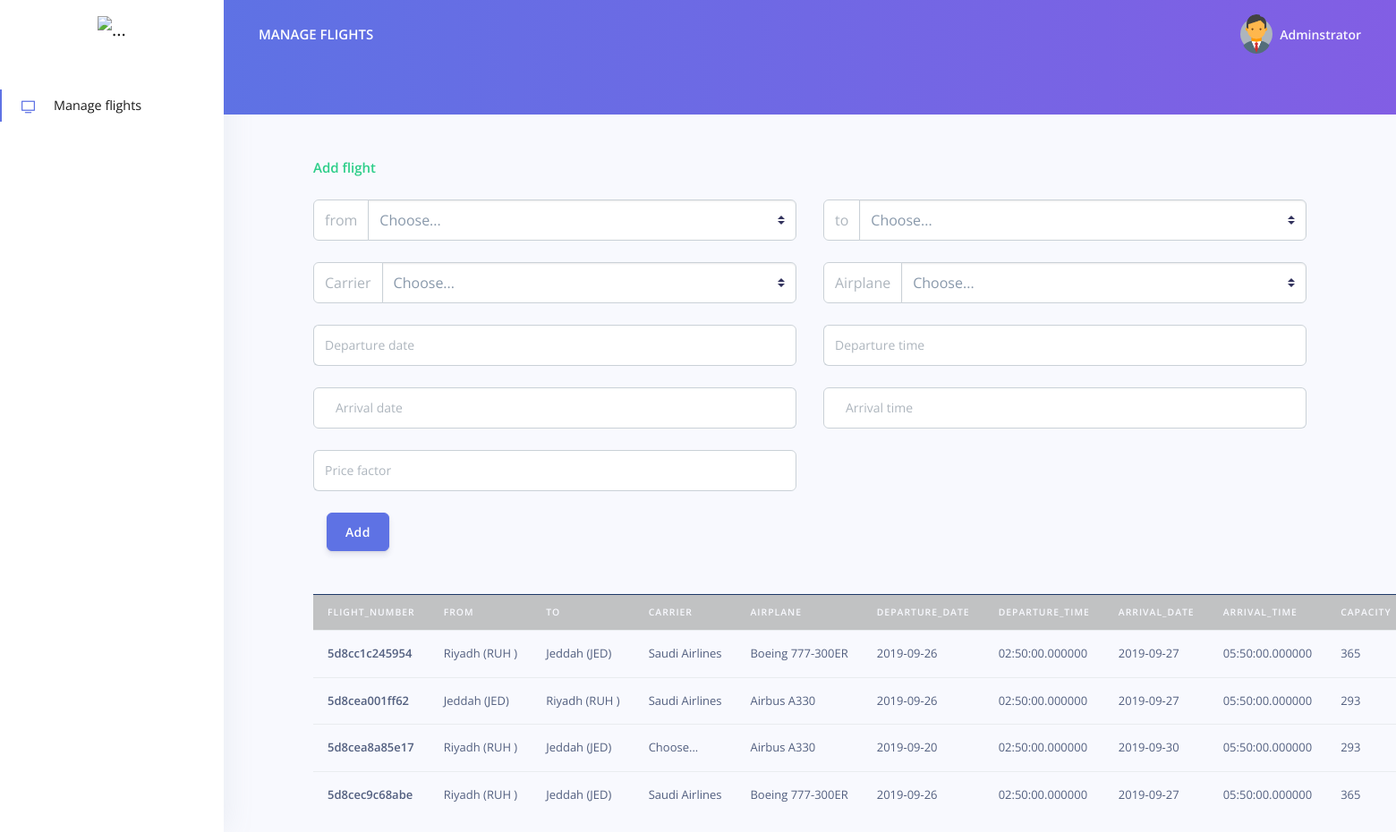
/dashboard.php, run on an earlier commit of the app's database.
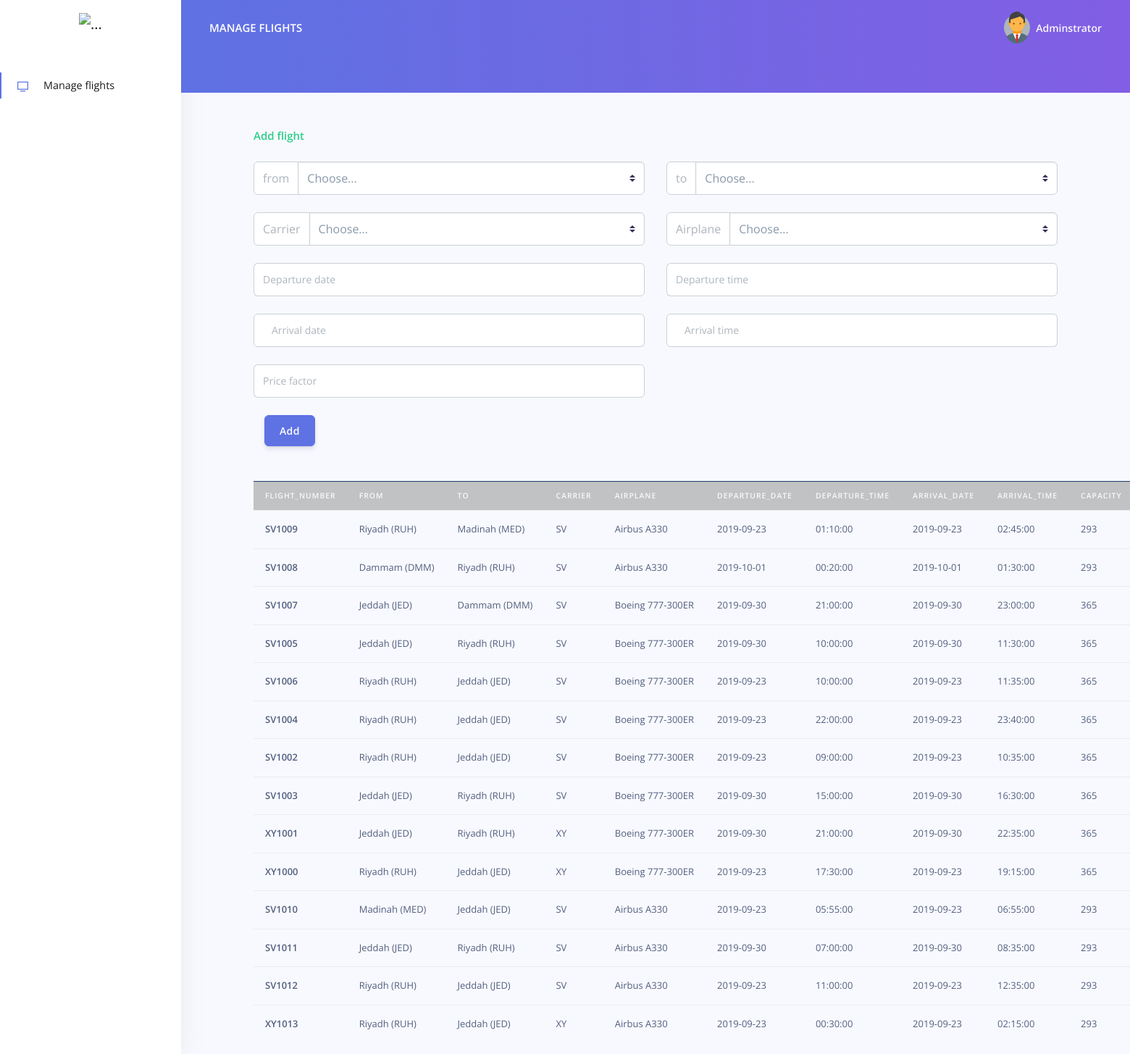
And on a later commit of the database.
### tables this page shows
CREATE TABLE IF NOT EXISTS `flights` (
  `flight_number` varchar(50) NOT NULL,
  `from` varchar(50) NOT NULL,
  `to` varchar(50) NOT NULL,
  `carrier` varchar(50) NOT NULL,
  `airplane` varchar(50) NOT NULL,
  `departure_date` date NOT NULL,
  `departure_time` time NOT NULL,
  `arrival_date` date NOT NULL,
  `arrival_time` time NOT NULL,
  `capacity` int(10) NOT NULL,
  `reserved` int(3) NOT NULL DEFAULT '0',
  `price_factor` double NOT NULL,
  PRIMARY KEY (`flight_number`)
);

### dashboard.php (the view, shortened to what this page needs)
<?php
include_once './connectToDB.php';
$sql_display = " SELECT * FROM `flights` ";
$result_display = mysqli_query($con,$sql_display);
?>
<!DOCTYPE html>
<html lang="en">
<head>
  <link href="./assets/js/plugins/nucleo/css/nucleo.css" rel="stylesheet" />
  <link href="./assets/js/plugins/@fortawesome/fontawesome-free/css/all.min.css" rel="stylesheet" />
  <link href="./assets/css/argon-dashboard.css?v=1.1.0" rel="stylesheet" />
</head>
<body class="">
  <nav class="navbar navbar-vertical fixed-left navbar-expand-md navbar-light bg-white" id="sidenav-main">
    <div class="container-fluid">
      <a class="navbar-brand pt-0" href="./dashboard">
        <img src="./assets/img/brand/blue.png" class="navbar-brand-img" alt="...">
      </a>
      <div class="collapse navbar-collapse" id="sidenav-collapse-main">
        <ul class="navbar-nav">
          <li class="nav-item  class=" active" ">
          <a class=" nav-link active " href=" ./dashboard"> <i class="ni ni-tv-2 text-primary"></i>Manage flights</a>
          </li>
        </ul>
      </div>
    </div>
  </nav>
  <div class="main-content">
    <nav class="navbar navbar-top navbar-expand-md navbar-dark" id="navbar-main">
      <div class="container-fluid">
        <a class="h4 mb-0 text-white text-uppercase d-none d-lg-inline-block" href="./dashboard">Manage flights</a>
        <ul class="navbar-nav align-items-center d-none d-md-flex">
          <li class="nav-item dropdown">
            <a class="nav-link pr-0" href="#" role="button" data-toggle="dropdown" aria-haspopup="true" aria-expanded="false">
              <div class="media align-items-center">
                <span class="avatar avatar-sm rounded-circle">
                  <img alt="Image placeholder" src="./assets/img/theme/admin.jpg">
                </span>
                <div class="media-body ml-2 d-none d-lg-block">
                  <span class="mb-0 text-sm  font-weight-bold">Adminstrator</span>
                </div>
              </div>
            </a>
          </li>
        </ul>
      </div>
    </nav>
    <div class="header bg-gradient-primary pt-5 pt-md-8">
    </div>
    <section class="section pb-0 section-components mt-5">
      <div class="container mb-5">
        <h3 class="h4 text-success font-weight-bold mb-4">Add flight</h3>
        <form class="" action="addFlight.php" method="post">
          <div class="row">
            <div class="col-lg-6 col-sm-6">
              <div class="form-group">
                <div class="input-group mb-3">
                  <div class="input-group-prepend">
                    <label class="input-group-text" for="inputGroupSelect01">from</label>
                  </div>
                  <select class="custom-select" id="inputGroupSelect01" name="from">
                    <option selected value="">Choose...</option>
                  </select>
                </div>
              </div>
              <div class="form-group">
                <div class="input-group mb-3">
                  <div class="input-group-prepend">
                    <label class="input-group-text" for="inputGroupSelect02">Carrier</label>
                  </div>
                  <select class="custom-select" id="inputGroupSelect02" name="carrier">
                    <option selected value="" disabled>Choose...</option>
                  </select>
                </div>
              </div>
            </div>
            <div class="col-lg-6 col-sm-6">
              <div class="form-group">
                <div class="input-group mb-3">
                  <div class="input-group-prepend">
                    <label class="input-group-text" for="inputGroupSelect03">to</label>
                  </div>
                  <select class="custom-select" id="inputGroupSelect03" name="to">
                    <option selected value="">Choose...</option>
                  </select>
                </div>
              </div>
              <div class="form-group">
                <div class="input-group mb-3">
                  <div class="input-group-prepend">
                    <label class="input-group-text" for="inputGroupSelect04">Airplane</label>
                  </div>
                  <select class="custom-select" id="inputGroupSelect04" name="airplane">
                    <option selected value="">Choose...</option>
                  </select>
                </div>
              </div>
            </div>
            <div class="col-lg-6 col-sm-6">
              <div class="form-group">
                <div class="input-group mb-4">
                  <input class="form-control" placeholder="Departure date" type="text" name="departure_date">
                  <div class="input-group-append">
                    <span class="input-group-text"></span>
                  </div>
                </div>
              </div>
              <div class="form-group">
                <div class="input-group mb-4">
                  <div class="input-group-prepend">
                    <span class="input-group-text"></span>
                  </div>
                  <input class="form-control" placeholder="Arrival date" type="text" name="arrival_date">
                </div>
              </div>
            </div>
            <div class="col-lg-6 col-sm-6">
              <div class="form-group">
                <div class="input-group mb-4">
                  <input class="form-control" placeholder="Departure time" type="text" name="departure_time">
                  <div class="input-group-append">
                    <span class="input-group-text"></span>
                  </div>
                </div>
              </div>
              <div class="form-group">
                <div class="input-group mb-4">
                  <div class="input-group-prepend">
                    <span class="input-group-text"></span>
                  </div>
                  <input class="form-control" placeholder="Arrival time" type="text" name="arrival_time">
                </div>
              </div>
            </div>
            <div class="col-lg-6 col-sm-6">
              <div class="form-group">
                <div class="input-group mb-4">
                  <input class="form-control" placeholder="Price factor" type="number" name="price_factor" maxlength="3">
                  <div class="input-group-append">
                    <span class="input-group-text"></span>
                  </div>
                </div>
              </div>
            <div class="col-lg-12 col-sm-12">
              <button class="btn btn-1 btn-primary" type="submit" name="submit">Add</button>
            </div>
          </div>
        </form>
      </div>
    </section>
    <section class="container">
    <table class="table">
        <thead>
          <tr class="table-dark">
            <th scope="col">flight_number</th>
            <th scope="col">from</th>
            <th scope="col">to</th>
            <th scope="col">carrier</th>
            <th scope="col">airplane</th>
            <th scope="col">departure_date</th>
            <th scope="col">departure_time</th>
            <th scope="col">arrival_date</th>
            <th scope="col">arrival_time</th>
            <th scope="col">capacity</th>
          </tr>
        </thead>
        <tbody>
            <?php
            if(mysqli_num_rows($result_display) > 0)
                while($row = mysqli_fetch_assoc($result_display)) {
                  echo"
                  <tr>
                    <th>".$row['flight_number']."</th>
                    <td>".$row['from']."</td>
                    <td>".$row['to']."</td>
                    <td>".$row['carrier']."</td>
                    <td>".$row['airplane']."</td>
                    <td>".$row['departure_date']."</td>
                    <td>".$row['departure_time']."</td>
                    <td>".$row['arrival_date']."</td>
                    <td>".$row['arrival_time']."</td>
                    <td>".$row['capacity']."</td>
                    <td>".$row['reserved']."</td>
                    <td>".$row['price_factor']."</td>
                  </tr>
                  ";
                }
            ?>
        </tbody>
    </table>
    </section>
  </div>
</body>
</html>

What changed in the data, as far as the page shows it:
removed flights: flight_number "5d8cc1c245954", from "Riyadh (RUH )", to "Jeddah (JED)", carrier "Saudi Airlines", airplane "Boeing 777-300ER", departure_date "2019-09-26", departure_time "02:50:00.000000", arrival_date "2019-09-27", arrival_time "05:50:00.000000", capacity "365"
removed flights: flight_number "5d8cea001ff62", from "Jeddah (JED)", to "Riyadh (RUH )", carrier "Saudi Airlines", airplane "Airbus A330", departure_date "2019-09-26", departure_time "02:50:00.000000", arrival_date "2019-09-27", arrival_time "05:50:00.000000", capacity "293"
removed flights: flight_number "5d8cea8a85e17", from "Riyadh (RUH )", to "Jeddah (JED)", carrier "Choose...", airplane "Airbus A330", departure_date "2019-09-20", departure_time "02:50:00.000000", arrival_date "2019-09-30", arrival_time "05:50:00.000000", capacity "293"
removed flights: flight_number "5d8cec9c68abe", from "Riyadh (RUH )", to "Jeddah (JED)", carrier "Saudi Airlines", airplane "Boeing 777-300ER", departure_date "2019-09-26", departure_time "02:50:00.000000", arrival_date "2019-09-27", arrival_time "05:50:00.000000", capacity "365"
added flights: flight_number "SV1009", from "Riyadh (RUH)", to "Madinah (MED)", carrier "SV", airplane "Airbus A330", departure_date "2019-09-23", departure_time "01:10:00", arrival_date "2019-09-23", arrival_time "02:45:00", capacity "293"
added flights: flight_number "SV1008", from "Dammam (DMM)", to "Riyadh (RUH)", carrier "SV", airplane "Airbus A330", departure_date "2019-10-01", departure_time "00:20:00", arrival_date "2019-10-01", arrival_time "01:30:00", capacity "293"
added flights: flight_number "SV1007", from "Jeddah (JED)", to "Dammam (DMM)", carrier "SV", airplane "Boeing 777-300ER", departure_date "2019-09-30", departure_time "21:00:00", arrival_date "2019-09-30", arrival_time "23:00:00", capacity "365"
added flights: flight_number "SV1005", from "Jeddah (JED)", to "Riyadh (RUH)", carrier "SV", airplane "Boeing 777-300ER", departure_date "2019-09-30", departure_time "10:00:00", arrival_date "2019-09-30", arrival_time "11:30:00", capacity "365"
added flights: flight_number "SV1006", from "Riyadh (RUH)", to "Jeddah (JED)", carrier "SV", airplane "Boeing 777-300ER", departure_date "2019-09-23", departure_time "10:00:00", arrival_date "2019-09-23", arrival_time "11:35:00", capacity "365"
added flights: flight_number "SV1004", from "Riyadh (RUH)", to "Jeddah (JED)", carrier "SV", airplane "Boeing 777-300ER", departure_date "2019-09-23", departure_time "22:00:00", arrival_date "2019-09-23", arrival_time "23:40:00", capacity "365"
added flights: flight_number "SV1002", from "Riyadh (RUH)", to "Jeddah (JED)", carrier "SV", airplane "Boeing 777-300ER", departure_date "2019-09-23", departure_time "09:00:00", arrival_date "2019-09-23", arrival_time "10:35:00", capacity "365"
added flights: flight_number "SV1003", from "Jeddah (JED)", to "Riyadh (RUH)", carrier "SV", airplane "Boeing 777-300ER", departure_date "2019-09-30", departure_time "15:00:00", arrival_date "2019-09-30", arrival_time "16:30:00", capacity "365"
added flights: flight_number "XY1001", from "Jeddah (JED)", to "Riyadh (RUH)", carrier "XY", airplane "Boeing 777-300ER", departure_date "2019-09-30", departure_time "21:00:00", arrival_date "2019-09-30", arrival_time "22:35:00", capacity "365"
added flights: flight_number "XY1000", from "Riyadh (RUH)", to "Jeddah (JED)", carrier "XY", airplane "Boeing 777-300ER", departure_date "2019-09-23", departure_time "17:30:00", arrival_date "2019-09-23", arrival_time "19:15:00", capacity "365"
added flights: flight_number "SV1010", from "Madinah (MED)", to "Jeddah (JED)", carrier "SV", airplane "Airbus A330", departure_date "2019-09-23", departure_time "05:55:00", arrival_date "2019-09-23", arrival_time "06:55:00", capacity "293"
added flights: flight_number "SV1011", from "Jeddah (JED)", to "Riyadh (RUH)", carrier "SV", airplane "Airbus A330", departure_date "2019-09-30", departure_time "07:00:00", arrival_date "2019-09-30", arrival_time "08:35:00", capacity "293"
added flights: flight_number "SV1012", from "Riyadh (RUH)", to "Jeddah (JED)", carrier "SV", airplane "Airbus A330", departure_date "2019-09-23", departure_time "11:00:00", arrival_date "2019-09-23", arrival_time "12:35:00", capacity "293"
added flights: flight_number "XY1013", from "Riyadh (RUH)", to "Jeddah (JED)", carrier "XY", airplane "Airbus A330", departure_date "2019-09-23", departure_time "00:30:00", arrival_date "2019-09-23", arrival_time "02:15:00", capacity "293"
